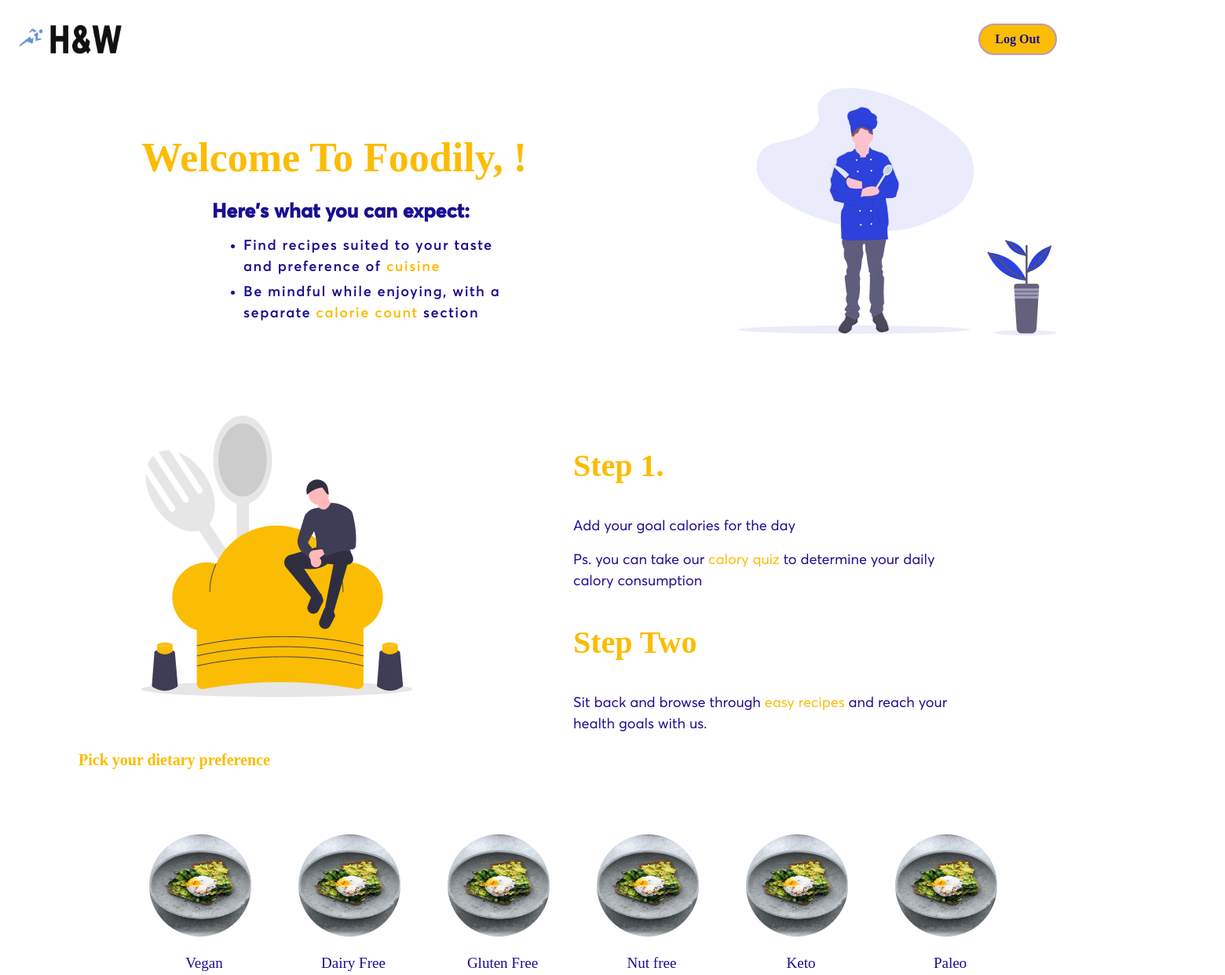
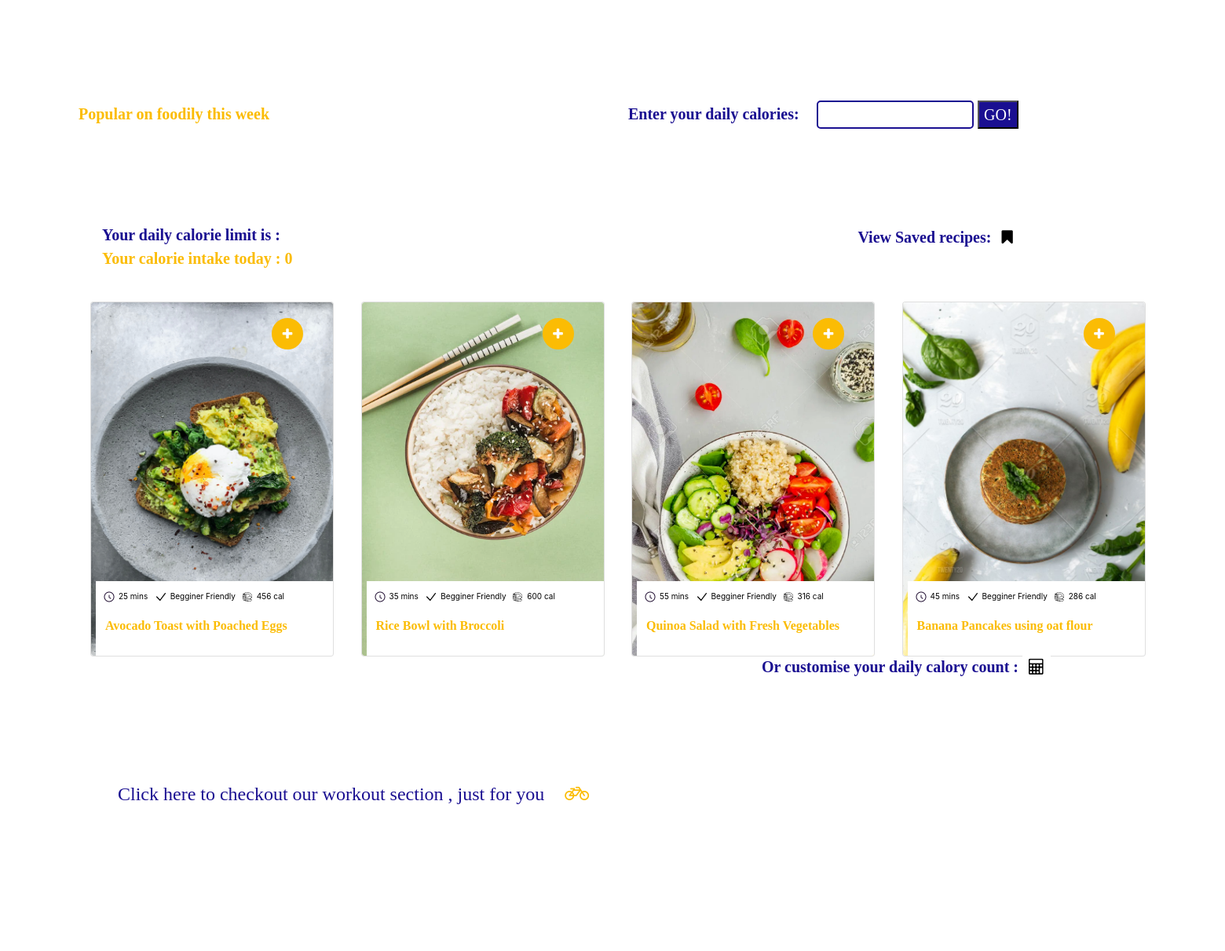
Page /foodily.php on the committed database (2 pictures, top to bottom).
### tables this page shows
CREATE TABLE `foodily` (
  `Catid` int(200) NOT NULL,
  `Time` varchar(200) NOT NULL,
  `Type` varchar(200) NOT NULL,
  `Calories` varchar(200) NOT NULL,
  `Pic` varchar(8000) NOT NULL,
  `Catname` varchar(1000) NOT NULL,
  `Detail` varchar(8000) NOT NULL,
  `DivId` varchar(200) NOT NULL,
  `Counter` int(100) NOT NULL
);

### foodily.php (the view, shortened to what this page needs)
<!DOCTYPE html>
<html lang="en">
<head>
    <link rel="stylesheet" href="css/foodily.css">
    <link rel="stylesheet" href="https://stackpath.bootstrapcdn.com/bootstrap/4.3.1/css/bootstrap.min.css">
    <link rel="stylesheet" href="https://cdnjs.cloudflare.com/ajax/libs/font-awesome/4.7.0/css/font-awesome.min.css">
</head>
<body>
<?php include('function.php')?>
<div class="navs">
<div class="logo">
<a href="main.php">
    <img src="images/logoblacktext.png" alt="">
  </a>
</div>
<button class="logout">
    <a href="logout.php">Log Out</a>
</button>
</div>
<h1 class="main-header">
    Welcome To Foodily, <?php echo $_SESSION["user_first_name"]?>!
</h1>
<div class="sec-one">
<div class="text-one">
    <h5 class="start">
        Here's what you can expect:
</h5>
<ul>
    <li>
    Find recipes suited to your taste and preference of <span> cuisine </span
    </li>
    <li>
    Be mindful while enjoying, with a separate <span> calorie count </span> section
    </li>
</ul>
</div>
<div class="image-one">
    <img src="images/foodily1.png" alt="">
</div>
</div>
<div class="sec-two">
<div class="image-two">
    <img src="images/foodily2.png" alt="">
</div>
<div class="text-2">
    <h4 class="step-one">
        Step 1.
    </h4>
     <p>Add your goal calories for the day </p>
     <p>Ps. you can take our <span>calory quiz</span> to determine your daily calory consumption </p>
    <h4 class="step-two"> Step Two
    </h4>
        <p>
            Sit back and browse through <span>easy recipes </span> and reach your health goals with us.
        </p>
        </div>
</div>
<div class="pref-header">
    Pick your dietary preference
    </div>
<div class="preferences"id="preferences">
    <div class="pref-box">
    <div class="pref-img">
<img src="images/food.png" alt="">
    </div>
    <div class="pref-text">
<a href="#">Vegan</a>
    </div>
    </div>
    <div class="pref-box">
    <div class="pref-img">
<img src="images/food.png" alt="">
    </div>
    <div class="pref-text">
<a href="#">Dairy Free</a>
    </div>
    </div>
    <div class="pref-box">
    <div class="pref-img">
<img src="images/food.png" alt="">
    </div>
    <div class="pref-text">
<a href="#">Gluten Free</a>
    </div>
    </div>
    <div class="pref-box">
    <div class="pref-img">
<img src="images/food.png" alt="">
    </div>
    <div class="pref-text">
<a href="#">Nut free</a>
    </div>
    </div>
    <div class="pref-box">
    <div class="pref-img">
<img src="images/food.png" alt="">
    </div>
    <div class="pref-text">
<a href="#">Keto</a>
    </div>
    </div>
    <div class="pref-box">
    <div class="pref-img">
<img src="images/food.png" alt="">
    </div>
    <div class="pref-text">
<a href="#">Paleo</a>
    </div>
    </div>
</div>
<div class="header" id="header">
<div class="pref-header">
Popular on foodily this week
</div>
<div class="count">
<form id="form" onsubmit="return false;">
<div class="div">
    <label for="CaloryNo">Enter your daily calories:</label>
<input type="text" id="CaloryNo">
<input type="submit" onclick="savecalory()" class="submit" value="GO!">
</div>
</form>
</div>
</div>
<div id="extras" class="extras">
    <div class="pp">
    <div class="daily">
        Your daily calorie limit is :
    </div>
    <div class="intakel">
        Your calorie intake today :
        <span  id="intake">
0
        </span>
    </div>
    </div>
    <div class="saved">
        View Saved recipes:
        <button class="savebtn" onclick="opensaved()">
        <i class="fa fa-bookmark"></i>
        </button>
    </div>
</div>
<section class="foodily" id="foodily">
    <div class="row ">
    <?php
    $s="select *from foodily";
    $result=mysqli_query($cn,$s);
    while($data=mysqli_fetch_array($result))
{
?>
<div class="col-md-3">
    <div class="card ">
        <img src="images/<?php echo "$data[4]";?> " height="450" alt="food image" class="card-img">
        <div class="card-img-overlay">
            <div class="recipe-spec recipe<?php echo "$data[0]";?>;">
            <div class="card-spec">
                <span> <img src="images/clock.png" height="24px" width="24px" alt=""><?php echo "$data[1]";?></span>
                <span> <img src="images/check.png" height="24px" width="24px"alt=""><?php echo "$data[2]";?></span>
                <span> <img src="images/cal.png" height="24px" width="24px"alt=""><?php echo "$data[3]";?> cal</span>
            </div>
            <h3 class="card-title">
            <?php echo "$data[5]";?>
            </h3>
             <p class="card-text"><?php echo "$data[6]";?></p>
        </div>
            <button  class="plus" id="<?php echo "$data[7]";?>">
    <i class="fa fa-plus"></i>
            </button>
    </div>
</div>
</div>
<?php
}
?>
</div>
</section>
<div class="calc" id="calc">
Or customise your daily calory count :
<button class="float " id="float" onclick="hidemain()" >
    <i class= "fa fa-calculator my-float"></i>
</button>
</div>
<div class="checkout" id="checkout">
<h4>
Click here to checkout our workout section , just for you <a href="bodily.php"><i class="fa fa-bicycle"></i></a></h4></div>
</body>
</html>

### function.php (shortened to what this page needs)
<!DOCTYPE html>
<html>
<head>
</head>
<body>
</body>
</html>

### rows in the picture
foodily: Pic (picture), Time "25 mins", Type "Begginer Friendly", Calories "456", Catname "Avocado Toast with Poached Eggs"
foodily: Pic (picture), Time "35 mins", Type "Begginer Friendly", Calories "600", Catname "Rice Bowl with Broccoli"
foodily: Pic (picture), Time "55 mins", Type "Begginer Friendly", Calories "316", Catname "Quinoa Salad with Fresh Vegetables"
foodily: Pic (picture), Time "45 mins", Type "Begginer Friendly", Calories "286", Catname "Banana Pancakes using oat flour"
